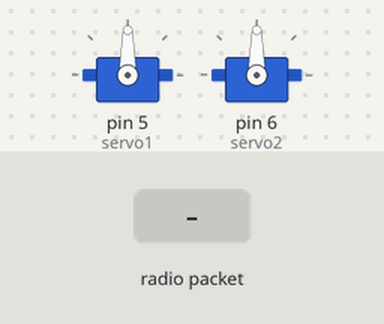
Bench run of a sketch on a simulated Arduino Uno, built with avr-gcc and run on an emulated ATmega328P. Shown: 2 × servo. The test bench sets the inputs (shaded band). No radio packets arrive unless stated.

Above: at 1.2 s.
1.3 s: radio packet "1" arrives
At 2.3 s:
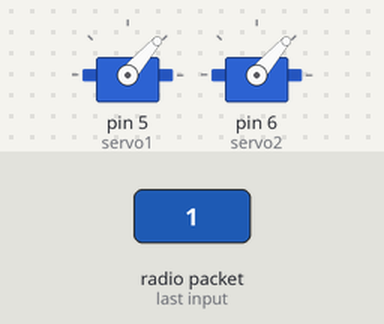
2.8 s: radio packet "0" arrives
At 3.4 s:
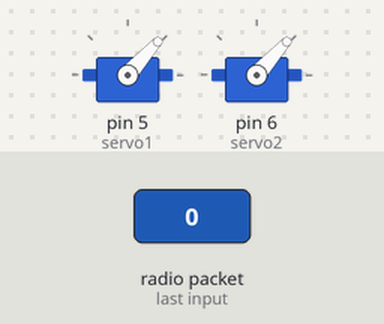
Timing chart, 0 to 5.8 s (numbered marks = the images above; inputs shaded):
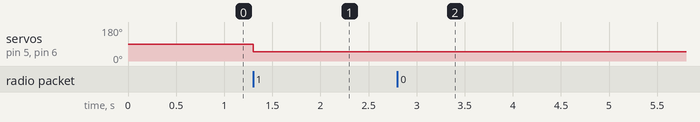

Measured:
- after the input at 1.3 s, servo on pin 5 (servo1), servo on pin 6 (servo2): 90° → 49° at once
- after the input at 2.8 s, servo on pin 5 (servo1), servo on pin 6 (servo2): 49° → 48° at once

The sketch:

receiver_code_with_sensor.ino
```cpp
#include <SPI.h>
#include <nRF24L01.h>
#include <RF24.h>

#include <Servo.h>

RF24 radio(9, 10); // CE, CSN
const byte address[6] = "00001";

Servo servo1;
Servo servo2;

int val1;
int val2;

void setup() {
pinMode(6, OUTPUT);
pinMode(5, OUTPUT);
Serial.begin(115200);
radio.begin();
radio.openReadingPipe(0, address);
radio.setPALevel(RF24_PA_MIN);       //You can set this as minimum or maximum depending on the distance between the transmitter and receiver.
radio.startListening();

servo1.attach(5);
servo2.attach(6);
}


void loop()
{
if (radio.available())
{
char text1[32] = "";
radio.read(&text1, sizeof(text1));
radio.read(&val1, sizeof(val1));
servo1.write(val1);

char text2[32] = "";
radio.read(&text2, sizeof(text2));
radio.read(&val2, sizeof(val2));
servo2.write(val2);
}
}
```
